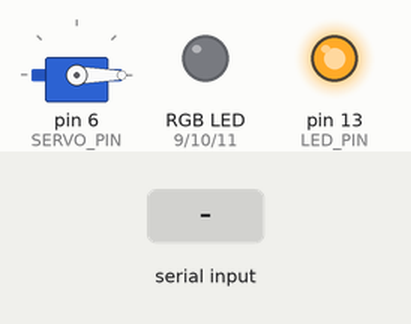
Simulated run of this sketch. Board: Arduino Uno, built with avr-gcc and run on an emulated ATmega328P. On the bench: servo, an RGB LED mixed from three pins (HIGH = lit), output pins drawn as LEDs (lit = HIGH). The test bench sets the inputs (shaded band). What the sketch prints to the serial monitor is not drawn.

Above: at 3.8 s.
3.9 s: "1\n" received over Serial
At 4.06 s:
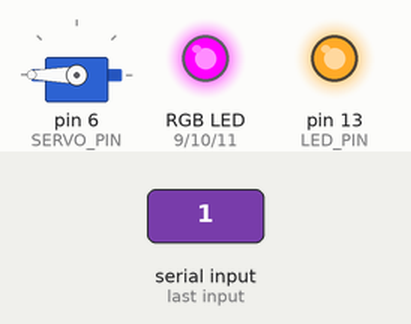
6.9 s: "SERVO:90\n" received over the second serial link
At 7.97 s:
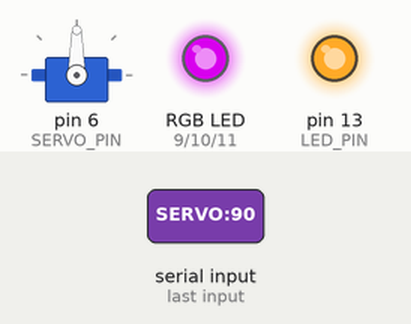
9.9 s: "SERVO:\n" received over Serial
At 10.37 s:
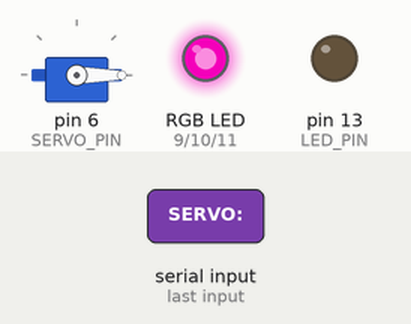
12.9 s: "1\n" received over the second serial link
At 13.14 s:
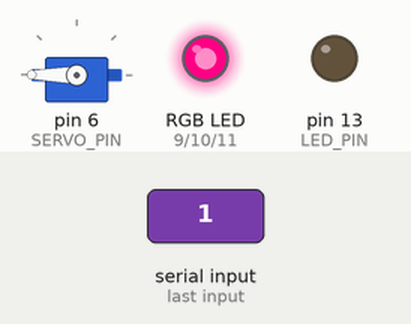
15.9 s: "LED:BLUE:\n" received over Serial
18.9 s: "LED:RED:\n" received over the second serial link
Timing chart, 0 to 41.6 s (numbered marks = the images above; inputs shaded):
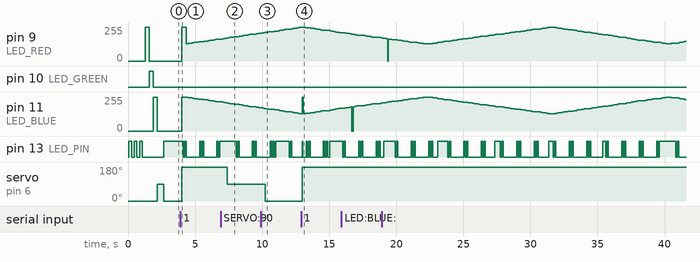

Measured:
- after the input at 3.9 s, pin 9 (LED_RED): 0/255 → 255/255 after 0.09 s, → 130/255 0.34 s later, → 132/255 0.15 s later, → 135/255 0.15 s later, … (15 changes in this stretch); pin 11 (LED_BLUE): 0/255 → 255/255 after 0.09 s, → 253/255 0.34 s later, → 251/255 0.15 s later, → 248/255 0.15 s later, … (15 changes in this stretch)
- after the input at 6.9 s, servo on pin 6 (SERVO_PIN): 180° → 90° after 0.51 s
- after the input at 9.9 s, servo on pin 6 (SERVO_PIN): 90° → 0° after 0.33 s
- after the input at 12.9 s, servo on pin 6 (SERVO_PIN): 0° → 180° after 0.07 s

The sketch:

arduino_code.ino
```cpp
/*
 * Romantik Evlilik Teklifi Arduino Kodu
 * HC-06 Bluetooth Modülü + USB Serial ile Web Sitesi Kontrolü
 *
 * Bu kod, web sitesinden gelen "1" sinyalini alır ve
 * evlilik teklifi için özel efektler çalıştırır.
 * Hem Bluetooth hem USB üzerinden veri alabilir.
 */

#include <SoftwareSerial.h>

// Bluetooth modülü için pin tanımlamaları
#define BT_RX 2  // Arduino pin 2 -> HC-06 TX
#define BT_TX 3  // Arduino pin 3 -> HC-06 RX

// LED pinleri
#define LED_PIN 13      // Dahili LED
#define LED_RED 9       // Kırmızı LED (PWM)
#define LED_GREEN 10    // Yeşil LED (PWM)
#define LED_BLUE 11     // Mavi LED (PWM)

// Servo motor için (opsiyonel - çelenk açma için)
#include <Servo.h>
#define SERVO_PIN 6
Servo myServo;

// Bluetooth seri haberleşme
SoftwareSerial bluetooth(BT_RX, BT_TX);

// Değişkenler
String receivedData = "";
String usbData = "";
String btData = "";
bool isRomanticMode = false;
int ledBrightness = 0;
int fadeDirection = 1;
unsigned long lastBlinkTime = 0;
bool ledState = false;

void setup() {
  // USB Seri haberleşme başlat
  Serial.begin(9600);

  // Bluetooth seri haberleşme başlat
  bluetooth.begin(9600);

  // Pin modlarını ayarla
  pinMode(LED_PIN, OUTPUT);
  pinMode(LED_RED, OUTPUT);
  pinMode(LED_GREEN, OUTPUT);
  pinMode(LED_BLUE, OUTPUT);

  // Servo motor başlat
  myServo.attach(SERVO_PIN);
  myServo.write(0); // Başlangıç pozisyonu

  // LED'leri söndür
  digitalWrite(LED_PIN, LOW);
  analogWrite(LED_RED, 0);
  analogWrite(LED_GREEN, 0);
  analogWrite(LED_BLUE, 0);

  Serial.println("Romantik Evlilik Teklifi Arduino Hazır!");
  Serial.println("USB ve Bluetooth bağlantısı bekleniyor...");

  // Başlangıç animasyonu
  startupAnimation();
}

void loop() {
  // USB Serial'dan veri oku
  if (Serial.available()) {
    char c = Serial.read();

    if (c == '\n' || c == '\r') {
      // Satır sonu geldi, veriyi işle
      if (usbData.length() > 0) {
        processReceivedData(usbData, "USB");
        usbData = "";
      }
    } else {
      usbData += c;
    }
  }

  // Bluetooth'dan veri oku
  if (bluetooth.available()) {
    char c = bluetooth.read();

    if (c == '\n' || c == '\r') {
      // Satır sonu geldi, veriyi işle
      if (btData.length() > 0) {
        processReceivedData(btData, "Bluetooth");
        btData = "";
      }
    } else {
      btData += c;
    }
  }

  // Romantik mod aktifse efektleri çalıştır
  if (isRomanticMode) {
    romanticEffects();
  }

  // Bağlantı durumunu göster (dahili LED yanıp söner)
  showConnectionStatus();

  // Kısa gecikme
  delay(50);
}

void processReceivedData(String data, String source) {
  data.trim(); // Boşlukları temizle

  Serial.print("Alınan veri (" + source + "): ");
  Serial.println(data);

  if (data == "1") {
    // Web sitesinden "1" sinyali geldi!
    Serial.println("🎉 ROMANTİK MOD AKTİF! 🎉");
    activateRomanticMode();
  } else if (data == "0") {
    // Romantik modu kapat
    Serial.println("Romantik mod kapatıldı");
    deactivateRomanticMode();
  } else if (data.startsWith("LED:")) {
    // LED kontrol komutu
    processLEDCommand(data);
  } else if (data.startsWith("SERVO:")) {
    // Servo kontrol komutu
    processServoCommand(data);
  }
}

void showConnectionStatus() {
  // Her 2 saniyede bir dahili LED'i yanıp söndür (bağlantı var)
  if (millis() - lastBlinkTime > 2000) {
    ledState = !ledState;
    digitalWrite(LED_PIN, ledState);
    lastBlinkTime = millis();

    // Bağlantı durumunu USB ve Bluetooth'a gönder
    if (ledState) {
      Serial.println("STATUS:CONNECTED");
      bluetooth.println("STATUS:CONNECTED");
    }
  }
}

void activateRomanticMode() {
  isRomanticMode = true;

  // Başlangıç efekti
  digitalWrite(LED_PIN, HIGH);

  // Renkli LED'leri yak
  analogWrite(LED_RED, 255);
  analogWrite(LED_GREEN, 0);
  analogWrite(LED_BLUE, 255);

  // Servo motoru hareket ettir
  myServo.write(180);

  // Başarı mesajı gönder (hem USB hem Bluetooth)
  Serial.println("ROMANTIK_MODE_ACTIVE");
  bluetooth.println("ROMANTIK_MODE_ACTIVE");

  Serial.println("Romantik mod aktif edildi!");
}

void deactivateRomanticMode() {
  isRomanticMode = false;

  // Tüm LED'leri söndür
  digitalWrite(LED_PIN, LOW);
  analogWrite(LED_RED, 0);
  analogWrite(LED_GREEN, 0);
  analogWrite(LED_BLUE, 0);

  // Servo motoru sıfırla
  myServo.write(0);

  // Kapatma mesajı gönder (hem USB hem Bluetooth)
  Serial.println("ROMANTIK_MODE_DEACTIVE");
  bluetooth.println("ROMANTIK_MODE_DEACTIVE");

  Serial.println("Romantik mod kapatıldı!");
}

void romanticEffects() {
  // Kalp atışı efekti
  static unsigned long lastHeartbeat = 0;
  if (millis() - lastHeartbeat > 1000) {
    heartbeatEffect();
    lastHeartbeat = millis();
  }

  // Renk geçiş efekti
  static unsigned long lastColorChange = 0;
  if (millis() - lastColorChange > 100) {
    colorFadeEffect();
    lastColorChange = millis();
  }
}

void heartbeatEffect() {
  // Dahili LED kalp atışı
  digitalWrite(LED_PIN, HIGH);
  delay(100);
  digitalWrite(LED_PIN, LOW);
  delay(100);
  digitalWrite(LED_PIN, HIGH);
  delay(100);
  digitalWrite(LED_PIN, LOW);
}

void colorFadeEffect() {
  // RGB LED renk geçiş efekti
  ledBrightness += fadeDirection * 5;

  if (ledBrightness >= 255) {
    ledBrightness = 255;
    fadeDirection = -1;
  } else if (ledBrightness <= 0) {
    ledBrightness = 0;
    fadeDirection = 1;
  }

  // Renk geçişi (pembe -> kırmızı -> pembe)
  int redValue = map(ledBrightness, 0, 255, 128, 255);
  int blueValue = map(ledBrightness, 0, 255, 255, 128);

  analogWrite(LED_RED, redValue);
  analogWrite(LED_BLUE, blueValue);
}

void processLEDCommand(String command) {
  // LED:RED:255 formatında komut
  if (command.startsWith("LED:RED:")) {
    int value = command.substring(8).toInt();
    analogWrite(LED_RED, constrain(value, 0, 255));
  } else if (command.startsWith("LED:GREEN:")) {
    int value = command.substring(10).toInt();
    analogWrite(LED_GREEN, constrain(value, 0, 255));
  } else if (command.startsWith("LED:BLUE:")) {
    int value = command.substring(9).toInt();
    analogWrite(LED_BLUE, constrain(value, 0, 255));
  }
}

void processServoCommand(String command) {
  // SERVO:90 formatında komut
  if (command.startsWith("SERVO:")) {
    int angle = command.substring(6).toInt();
    angle = constrain(angle, 0, 180);
    myServo.write(angle);

    // Onay mesajı gönder
    bluetooth.print("SERVO_MOVED_TO:");
    bluetooth.println(angle);
  }
}

void startupAnimation() {
  // Başlangıç animasyonu
  Serial.println("Başlangıç animasyonu çalışıyor...");

  // LED'leri sırayla yak
  for (int i = 0; i < 3; i++) {
    digitalWrite(LED_PIN, HIGH);
    delay(200);
    digitalWrite(LED_PIN, LOW);
    delay(200);
  }

  // RGB LED test
  analogWrite(LED_RED, 255);
  delay(300);
  analogWrite(LED_RED, 0);

  analogWrite(LED_GREEN, 255);
  delay(300);
  analogWrite(LED_GREEN, 0);

  analogWrite(LED_BLUE, 255);
  delay(300);
  analogWrite(LED_BLUE, 0);

  // Servo test
  myServo.write(90);
  delay(500);
  myServo.write(0);

  Serial.println("Başlangıç animasyonu tamamlandı!");
}

// Yardımcı fonksiyonlar
int constrain(int value, int min, int max) {
  if (value < min) return min;
  if (value > max) return max;
  return value;
}

/*
 * Kullanım Talimatları:
 *
 * 1. HC-06 Bluetooth modülünü Arduino'ya bağlayın:
 *    - HC-06 TX -> Arduino Pin 2
 *    - HC-06 RX -> Arduino Pin 3
 *    - HC-06 VCC -> Arduino 5V
 *    - HC-06 GND -> Arduino GND
 *
 * 2. LED'leri bağlayın:
 *    - Kırmızı LED -> Pin 9 (PWM)
 *    - Yeşil LED -> Pin 10 (PWM)
 *    - Mavi LED -> Pin 11 (PWM)
 *    - Dahili LED -> Pin 13
 *
 * 3. Servo motor (opsiyonel):
 *    - Servo sinyal -> Pin 6
 *    - Servo VCC -> Arduino 5V
 *    - Servo GND -> Arduino GND
 *
 * 4. Web sitesinden "1" sinyali geldiğinde:
 *    - Romantik mod aktif olur
 *    - LED'ler yanar ve efektler başlar
 *    - Servo motor hareket eder
 *
 * 5. Ek komutlar:
 *    - "0" -> Romantik modu kapat
 *    - "LED:RED:255" -> Kırmızı LED'i tam parlaklıkta yak
 *    - "SERVO:90" -> Servo motoru 90 dereceye çevir
 *
 * Not: Bu kod evlilik teklifi için özel olarak tasarlanmıştır.
 * Romantik efektler ve LED animasyonları içerir.
 */
```
